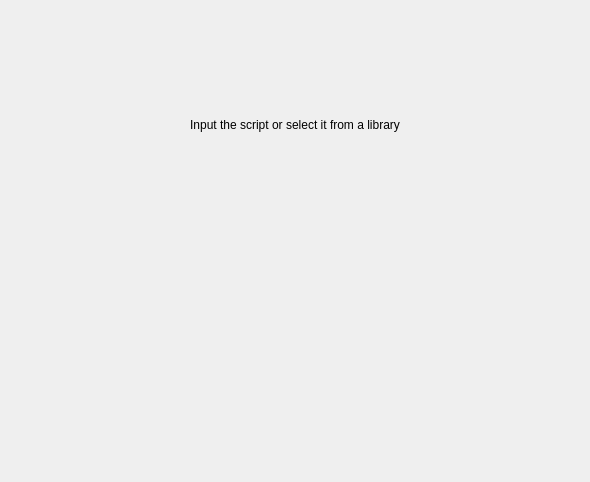
<?xml version="1.0" encoding="UTF-8"?>
<ui version="4.0">
 <class>CreateScriptPage</class>
 <widget class="QWidget" name="CreateScriptPage">
  <property name="geometry">
   <rect>
    <x>0</x>
    <y>0</y>
    <width>590</width>
    <height>482</height>
   </rect>
  </property>
  <property name="windowTitle">
   <string>CreateScriptPage</string>
  </property>
  <layout class="QVBoxLayout" name="verticalLayout">
   <item>
    <widget class="QLabel" name="label">
     <property name="text">
      <string>Input the script or select it from a library</string>
     </property>
     <property name="alignment">
      <set>Qt::AlignCenter</set>
     </property>
    </widget>
   </item>
   <item>
    <widget class="FuncSelector" name="funcSelectorWidget" native="true"/>
   </item>
  </layout>
 </widget>
 <customwidgets>
  <customwidget>
   <class>FuncSelector</class>
   <extends>QWidget</extends>
   <header>..funcSelector</header>
   <container>1</container>
  </customwidget>
 </customwidgets>
 <resources/>
 <connections/>
</ui>
